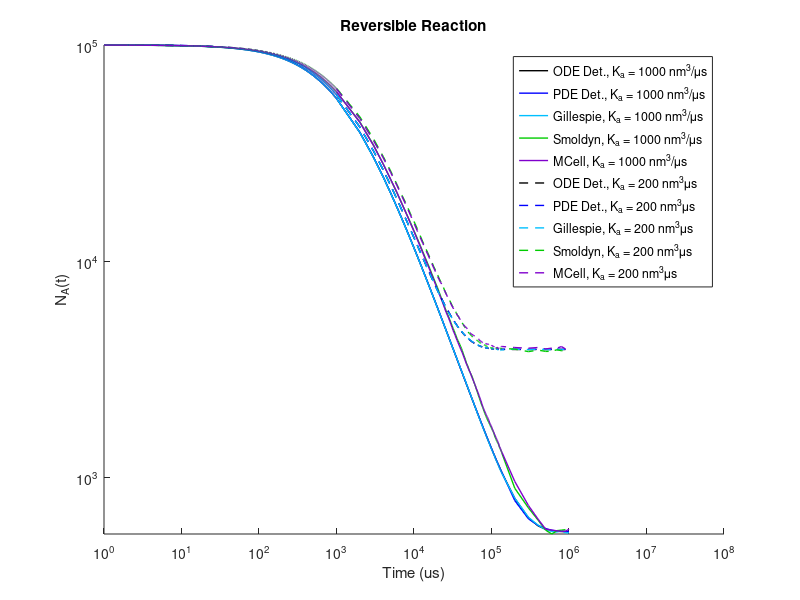

Write the MATLAB code that produced this figure.
%% Figure 2 - Reversible Reaction 3D Plot
% Clear
close all
clear
clc

%% Import Raw Data
% t is in us
load('time.mat');
load('det1D_1000.mat');
load('det3D_1000.mat');
load('gillespie_1000.mat');
load('mcell_1000.mat');
load('smoldyn_1000.mat');

load('det1D_200.mat');
load('det3D_200.mat');
load('gillespie_200.mat');
load('mcell_200.mat');
load('smoldyn_200.mat');

%% Process data
%   Data files containing one or more trials are averaged
%   Data points corresponding to the time vector are extrapolated
%   Time is converted to us

% ODE_1000
%   Has duplicated values near the end
%   time: s
det1D_1000 = interp1(det1D_1000(:,1)*1e6, det1D_1000(:,2),time,'pchip',0);

% PDE_1000
%   2 trials
%   time: s
det3D_1000(:,2) = (det3D_1000(:,2) + det3D_1000(:,4))/2;
det3D_1000 = interp1(det3D_1000(:,1)*1e6,det3D_1000(:,2), time,'pchip', 0);

% Gillespie_1000
%   20 trials
%   time: s
temp = 0;
for n = 1:2:20
    temp = temp(:,1) + interp1(gillespie_1000(:,n)*1e6,gillespie_1000(:,n+1), time, 'pchip',0);
end
gillespie_1000 = temp(:,1)/10;
clear temp

% MCell_1000
%   time: s

% Smoldyn_1000
smoldyn_1000 = interp1(smoldyn_1000(:,1)*1e6, smoldyn_1000(:,2), time, 'pchip', 0);

% ODE_200
%   time: s
det1D_200 = interp1(det1D_200(:,1)*1e6,det1D_200(:,2), time, 'pchip',0);

% PDE_200
%   2 trials
%   time: s
det3D_200(:,2) = (det3D_200(:,2) + det3D_200(:,4))/2;
det3D_200 = interp1(det3D_200(:,1)*1e6,det3D_200(:,2), time, 'pchip', 0);

% Gillespie_200
%   20 trials
%   time: s
temp = 0;
for n = 1:2:20
    temp = temp(:,1) + interp1(gillespie_200(:,n)*1e6,gillespie_200(:,n+1), time, 'pchip',0);
end
gillespie_200 = temp(:,1)/10;
clear temp

% MCellBC_200
%   time: s


% Smoldyn_200
smoldyn_200 = interp1(smoldyn_200(:,1)*1e6, smoldyn_200(:,2), time, 'pchip', 0);

%% Plot
hold on
% Ka = 1000 nm3.us-1
semilogx(time,det1D_1000, '-','Color',[0 0 0], 'LineWidth', 1);
semilogx(time,det3D_1000, '-','Color',[0 0 1], 'LineWidth', 1);
semilogx(time,gillespie_1000, '-','Color',[0 .75 1], 'LineWidth', 1);
semilogx(time,smoldyn_1000, '-','Color',[0 .8 0], 'LineWidth', 1);
semilogx(time,mcell_1000, '-','Color',[.5 0 .8], 'LineWidth', 1);

% Absorbing BC
semilogx(time,det1D_200, '--','Color',[0 0 0], 'LineWidth', 1);
semilogx(time,det3D_200, '--','Color',[0 0 1], 'LineWidth', 1);
semilogx(time,gillespie_200, '--','Color',[0 .75 1], 'LineWidth', 1);
semilogx(time,smoldyn_200, '--','Color',[0 .8 0], 'LineWidth', 1);
semilogx(time,mcell_200, '--','Color',[.5 0 .8], 'LineWidth', 1);

set(gca, 'xscale', 'log', 'yscale','log');
axis([0 1e8 0 1e5]);
title('Reversible Reaction');
xlabel('Time (us)');
ylabel('N_A(t)');
legend('ODE Det., K_a = 1000 nm^3/\mus', 'PDE Det., K_a = 1000 nm^3/\mus','Gillespie, K_a = 1000 nm^3/\mus', 'Smoldyn, K_a = 1000 nm^3/\mus','MCell, K_a = 1000 nm^3/\mus','ODE Det., K_a = 200 nm^3\mus','PDE Det., K_a = 200 nm^3\mus', 'Gillespie, K_a = 200 nm^3\mus', 'Smoldyn, K_a = 200 nm^3\mus', 'MCell, K_a = 200 nm^3\mus');

% Legend        
%   ODE Deterministic       Black           [0 0 0]
%   PDE Deterministic       Dark Blue       [0 0 1]
%   Gillespie               Light Blue      [0 .75 1]
%   FPR                     Yellow          [1 .85 0]
%   Smoldyn                 Green           [0 .8 0]
%   MCell                   Purple          [.5 0 .8]
